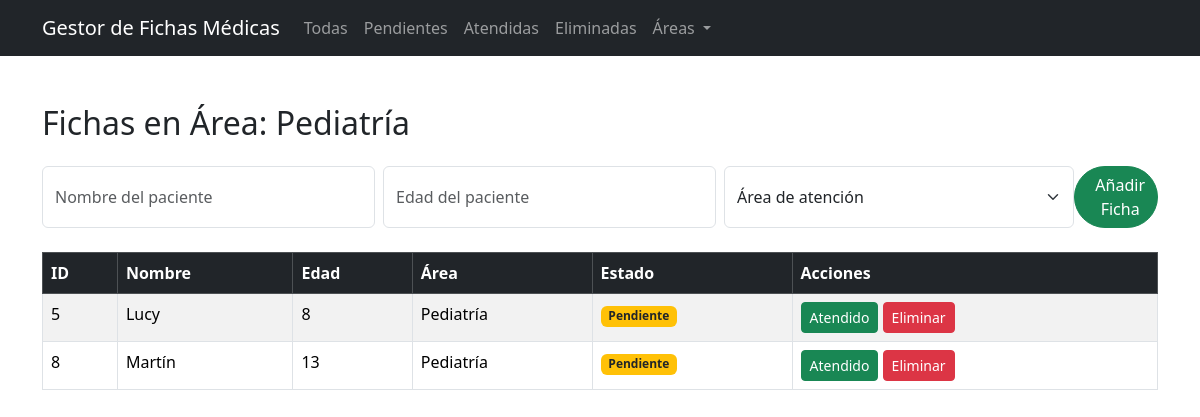
/filtrar?area=Pediatría, run on the app's committed database.
### tables this page shows
CREATE TABLE ficha (
  id INTEGER PRIMARY KEY AUTOINCREMENT,
  nombre TEXT NOT NULL,
  edad INTEGER NOT NULL,
  area TEXT NOT NULL,
  done BOOLEAN NOT NULL DEFAULT 0
, eliminado INTEGER DEFAULT 0);

### app.py (the view)
@app.route('/filtrar')
def filtrar_por_area():
    area = request.args.get('area')  # Ej: "Pediatría"
    conexion = obtener_conexion()
    fichas = conexion.execute('SELECT * FROM ficha WHERE area = ?', (area,)).fetchall()
    conexion.close()
    return render_template('index.html', fichas=fichas, title=f"Fichas en Área: {area}")

### app.py (called while the page is built)
def obtener_conexion ():
    conexion = sqlite3.connect('fichas.db')
    conexion.row_factory = sqlite3.Row
    return conexion

### templates/index.html (shortened to what this page needs)
<!DOCTYPE html>
<html lang="en">
<head>
  <link href="https://cdn.jsdelivr.net/npm/bootstrap@5.3.7/dist/css/bootstrap.min.css" rel="stylesheet">
</head>
<body>
  <nav class="navbar navbar-expand-md navbar-dark bg-dark">
    <div class="container">
        <a href="#" class="navbar-brand">Gestor de Fichas Médicas</a>
        <div class="collapse navbar-collapse">
            <ul class="navbar-nav">
               <li class="nav-item"> <a href="/" class="nav-link">Todas</a></li>
               <li class="nav-item"><a href="/pendientes" class="nav-link">Pendientes</a></li>
               <li class="nav-item"><a href="/atendidas" class="nav-link">Atendidas</a></li>
               <li class="nav-item"><a href="/eliminadas" class="nav-link">Eliminadas</a></li>
               <li class="nav-item dropdown">
                    <a class="nav-link dropdown-toggle" href="#" role="button" data-bs-toggle="dropdown" aria-expanded="false">
                        Áreas
                    </a>
                </li>
            </ul>
        </div>
    </div>
  </nav>
  <div class="container" py-5>
    <h2 class="mt-5 mb-4">{{title}}</h2>
    <form method="POST" action="/add" class="d-flex mb-4">
        <input type="text" class="form-control me-2" name="nombre" placeholder="Nombre del paciente" required>
        <input type="text" class="form-control me-2" name="edad" placeholder="Edad del paciente" required>
        <select class="form-select" name="area" required>
            <option value="" disabled selected>Área de atención</option>
        </select>
        <button class="btn btn-success rounded-pill d-flex align-items-center gap-2" type="submit">
        Añadir Ficha
        </button>
    </form>
  <table class="table table-striped table-bordered table-hover">
    <thead class="table-dark">
      <tr>
        <th scope="col">ID</th>
        <th scope="col">Nombre</th>
        <th scope="col">Edad</th>
        <th scope="col">Área</th>
        <th scope="col">Estado</th>
        <th scope="col">Acciones</th>
      </tr>
    </thead>
  </div>
  <tbody>
  {% for ficha in fichas %}
  <tr>
    <td>{{ficha.id}}</td>
    <td>{{ficha.nombre}}</td>
    <td>{{ficha.edad}}</td>
    <td>{{ficha.area}}</td>
    <td>
      {% if ficha.eliminado %}
        <span class="badge bg-danger">Eliminado</span>
      {% elif ficha.done %}
        <span class="badge bg-success">Atendido</span>
      {% else %}
        <span class="badge bg-warning text-dark">Pendiente</span>
      {% endif %}
    </td>
    <td>
      {% if ficha.eliminado %}
        <a href="{{ url_for('restaurar_ficha', ficha_id=ficha.id) }}" class="btn btn-primary">Restaurar</a>
      {% elif ficha.done %}
        <a href="{{ url_for('eliminar_ficha', ficha_id=ficha.id) }}" class="btn btn-danger btn-sm boton-compacto">Eliminar</a>
      {% else %}
        <a href="{{ url_for('marcar_atendida', ficha_id=ficha.id) }}" class="btn btn-success btn-sm boton-compacto">Atendido</a>
        <a href="{{ url_for('eliminar_ficha', ficha_id=ficha.id) }}" class="btn btn-danger btn-sm boton-compacto">Eliminar</a>
        {% endif %}
    </td>
  </tr>
  {% endfor %}
</tbody>
</body>
</html>

### data on the page
ficha: id "5", nombre "Lucy", edad "8", area "Pediatría", eliminado "Pendiente"
ficha: id "8", nombre "Martín", edad "13", area "Pediatría", eliminado "Pendiente"

### other printed values
{{ title }} "Fichas en Área: Pediatría"
